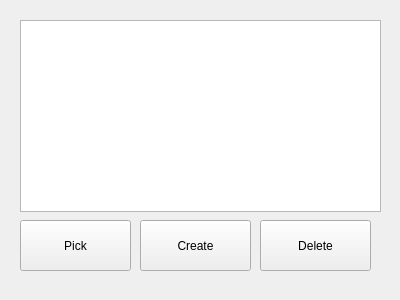
<?xml version="1.0" encoding="UTF-8"?>
<ui version="4.0">
 <class>MainMenu</class>
 <widget class="QWidget" name="MainMenu">
  <property name="geometry">
   <rect>
    <x>0</x>
    <y>0</y>
    <width>400</width>
    <height>300</height>
   </rect>
  </property>
  <property name="windowTitle">
   <string>MainMenu</string>
  </property>
  <widget class="QPushButton" name="pickButton">
   <property name="geometry">
    <rect>
     <x>20</x>
     <y>220</y>
     <width>111</width>
     <height>51</height>
    </rect>
   </property>
   <property name="text">
    <string>Pick</string>
   </property>
  </widget>
  <widget class="QPushButton" name="createButton">
   <property name="geometry">
    <rect>
     <x>140</x>
     <y>220</y>
     <width>111</width>
     <height>51</height>
    </rect>
   </property>
   <property name="text">
    <string>Create</string>
   </property>
  </widget>
  <widget class="QListWidget" name="listWidget">
   <property name="geometry">
    <rect>
     <x>20</x>
     <y>20</y>
     <width>361</width>
     <height>192</height>
    </rect>
   </property>
  </widget>
  <widget class="QPushButton" name="deleteButton">
   <property name="geometry">
    <rect>
     <x>260</x>
     <y>220</y>
     <width>111</width>
     <height>51</height>
    </rect>
   </property>
   <property name="text">
    <string>Delete</string>
   </property>
  </widget>
 </widget>
 <resources/>
 <connections/>
</ui>
